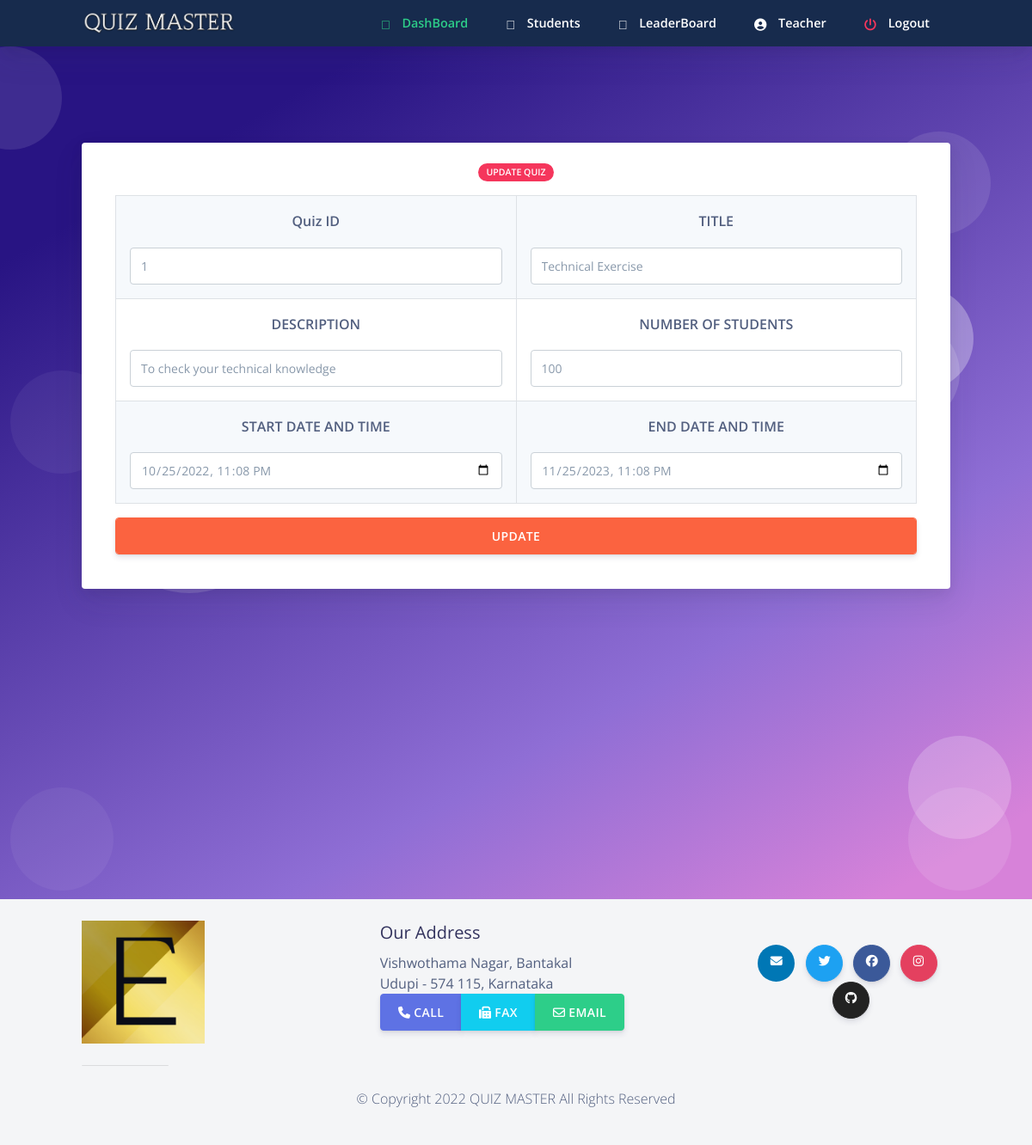
Page /teacher/update.php?id=1 (signed in) on the committed database.
### tables this page shows
CREATE TABLE `instructor` (
  `instructorID` int(11) NOT NULL,
  `name` varchar(255) NOT NULL,
  `username` varchar(255) NOT NULL,
  `ipassword` varchar(255) NOT NULL
);

CREATE TABLE `quiz` (
  `quizID` int(11) NOT NULL,
  `InstructorID` int(11) NOT NULL,
  `quizName` varchar(255) NOT NULL,
  `dateOpen` datetime NOT NULL,
  `dateClose` datetime NOT NULL,
  `quizDescription` varchar(255) NOT NULL,
  `quizCode` varchar(255) NOT NULL,
  `classAverage` float NOT NULL,
  `numStudents` int(4) NOT NULL
);

### teacher/update.php (the view, shortened to what this page needs)
<html>
<?php require ("header.php");?>
<?php
require_once 'sql.php';
$id1 = $_SESSION["instructorID"];
$sql = "SELECT * FROM `instructor`
        WHERE `instructorID` = $id1";
 $res = mysqli_query($conn,$sql);
    if ($res == true) {
        global $tname;
        while ($row = mysqli_fetch_array($res)) {
            $tname = $row['name'];
        }
    }
$id = $_GET['id'];
$query = "SELECT * FROM quiz
          WHERE quizid = $id";
$result = $conn->query($query);
?>
  <body class="bg-white" id="top">
    <nav
      id="navbar-main"
      class="
        navbar navbar-main navbar-expand-lg
        bg-default
        navbar-light
        position-sticky
        top-0
        shadow
        py-0
      "
    >
      <div class="container">
        <ul class="navbar-nav navbar-nav-hover align-items-lg-center">
          <li class="nav-item dropdown">
            <a href="index.php" class="navbar-brand mr-lg-5 text-white">
                               <img src="../assets/img/navbar.png" />
            </a>
          </li>
        </ul>
        <div class="navbar-collapse collapse bg-default" id="navbar_global">
          <ul class="navbar-nav align-items-lg-center ml-auto">
				 <li class="nav-item">
              <a href="home.php" class="nav-link">
                <span class="text-success nav-link-inner--text font-weight-bold"
                  ><i class="text-success fad fa-home"></i> DashBoard</span
                >
              </a>
            </li>
			 <li class="nav-item">
              <a href="studentslist.php" class="nav-link">
                <span class="text-white nav-link-inner--text font-weight-bold"
                  ><i class="text-white fad fa-poll"></i> Students</span
                >
              </a>
            </li>
			 <li class="nav-item">
              <a href="leaderboard.php" class="nav-link">
                <span class="text-white nav-link-inner--text font-weight-bold"
                  ><i class="text-white fad fa-award"></i> LeaderBoard</span
                >
              </a>
            </li>
			 <li class="nav-item">
              <a href="profile.php" class="nav-link">
                <span class="text-white nav-link-inner--text font-weight-bold"
                  ><i class="text-white fas fa-user-circle"></i> <?php echo $tname ?></span
                >
              </a>
            </li>
		   <li class="nav-item">
              <a href="logout.php" class="nav-link">
                <span class="text-white nav-link-inner--text font-weight-bold"
                  ><i class="text-danger fas fa-power-off"></i> Logout</span
                >
              </a>
            </li>
          </ul>
        </div>
      </div>
    </nav>
  <section class="section section-shaped section-lg">
    <div class="shape shape-style-1 shape-primary">
      <span></span>
      <span></span>
      <span></span>
      <span></span>
      <span></span>
      <span></span>
      <span></span>
      <span></span>
      <span></span>
      <span></span>
    </div>
<div class="container">
<div class="row">
            <div class="col-sm-12 mb-3">
              <div class="card card-body bg-gradient-white text-white mt-3">
			  <div class="col-12 mx-auto text-center">
            <span class="badge badge-danger badge-pill mb-3">Update Quiz </span>
			       <form method="POST" action="updateQuiz.php">
        <div class="quiz-details table-responsive">
                <table class="table table-striped table-hover table-bordered text-center">
                 <?php
                    if($result-> num_rows >0) {
                    while ($row = $result-> fetch_assoc()) {
                 ?>
                    <tr>
                        <td>
                          <p class="title font-weight-bold">Quiz ID</p>
                             <input type="text"  class="form-control"  name="quizid" value="<?php echo $row["quizID"]?>">
                        </td>
                        <td class="right">
                           <p class="title font-weight-bold">TITLE</p>
                          <input type="text" class="form-control" name="quizName" value="<?php echo $row["quizName"]?>">
                        </td>
                    </tr>
                    <tr>
                        <td>
                           <p class="title font-weight-bold">DESCRIPTION</p>
                           <input type="text" class="form-control" name="description" value="<?php echo $row["quizDescription"]?>">
                        </td>
                        <td class="right">
                           <p class="title font-weight-bold">NUMBER OF STUDENTS</p>
                           <input type="number" class="form-control" name="numStudents" value="<?php echo $row["numStudents"]?>">
                        </td>
                    </tr>
                    <tr>
                        <td>
                            <p class="title font-weight-bold">START DATE AND TIME</p>
                            <input type="datetime-local" class="form-control" name="openDate" value="<?php echo $row["dateOpen"]?>" >
                        </td>
						 <td class="right">
                            <p class="title font-weight-bold">END DATE AND TIME</p>
                             <input type="datetime-local" class="form-control" name="closeDate" value="<?php echo $row["dateClose"]?>" >
                        </td>
                    </tr>
                    <?php }
                   } ?>
                </table>
        </div>
            <button  type="submit" class="form-control btn btn-warning " name="submit"><span>Update</span></button>
        </form>
          </div>
                  </div>
                </div>
              </div>
    </div>
</section>
    <?php require("footer.php");?>
</body>
</html>

### rows in the picture
instructor: name "Teacher"
quiz: quizid "1", quizName "Technical Exercise", description "To check your technical knowledge", numStudents "100", openDate "10/25/2022 23:08", closeDate "11/25/2023 23:08"
